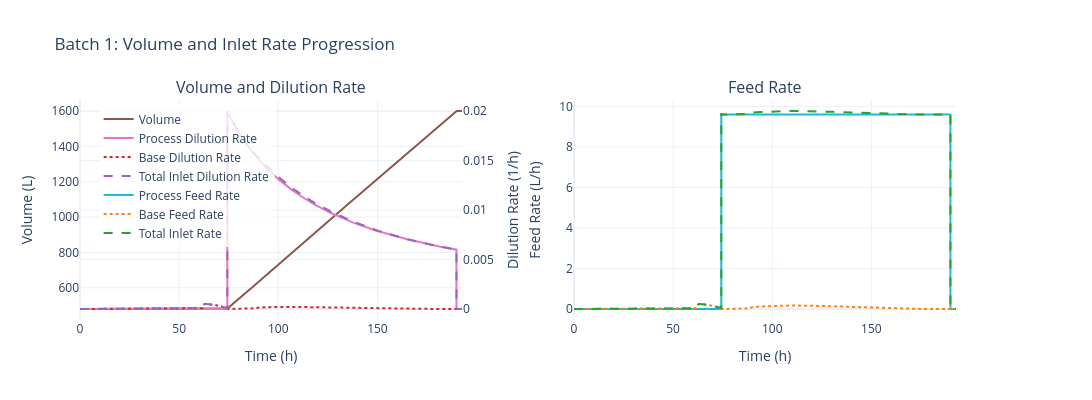

The code cell stored with this chart in its notebook:
### Code cell
baseline_sim.data.plot_volume_feed(batch_number=1)

### Figure 1 — Plotly figure (JSON) as saved in the notebook; plotly's stock layout.template omitted (floating-point values rounded to 4 significant figures; data arrays with more than 128 entries replaced by an {"elided": "..."} marker saying what was removed)
{"data": [{"hovertemplate": "Time: %{x:.1f} h<br>Volume: %{y:.2f} L<extra></extra>", "line": {"color": "#8c564b", "width": 2}, "mode": "lines", "name": "Volume", "type": "scatter", "x": {"elided": "346 float values"}, "xaxis": "x", "y": {"elided": "346 float values"}, "yaxis": "y"}, {"hovertemplate": "Time: %{x:.1f} h<br>D_process: %{y:.4f} 1/h<extra></extra>", "line": {"color": "#e377c2", "width": 2}, "mode": "lines", "name": "Process Dilution Rate", "type": "scatter", "x": {"elided": "346 float values"}, "xaxis": "x", "y": {"elided": "346 float values"}, "yaxis": "y2"}, {"hovertemplate": "Time: %{x:.1f} h<br>D_base: %{y:.4f} 1/h<extra></extra>", "line": {"color": "#d62728", "dash": "dot", "width": 2}, "mode": "lines", "name": "Base Dilution Rate", "type": "scatter", "x": {"elided": "346 float values"}, "xaxis": "x", "y": {"elided": "346 float values"}, "yaxis": "y2"}, {"hovertemplate": "Time: %{x:.1f} h<br>D_total: %{y:.4f} 1/h<extra></extra>", "line": {"color": "#9467bd", "dash": "dash", "width": 2}, "mode": "lines", "name": "Total Inlet Dilution Rate", "type": "scatter", "x": {"elided": "346 float values"}, "xaxis": "x", "y": {"elided": "346 float values"}, "yaxis": "y2"}, {"hovertemplate": "Time: %{x:.1f} h<br>F_process: %{y:.4f} L/h<extra></extra>", "line": {"color": "#17becf", "width": 2}, "mode": "lines", "name": "Process Feed Rate", "type": "scatter", "x": {"elided": "346 float values"}, "xaxis": "x2", "y": {"elided": "346 float values"}, "yaxis": "y3"}, {"hovertemplate": "Time: %{x:.1f} h<br>F_base: %{y:.4f} L/h<extra></extra>", "line": {"color": "#ff7f0e", "dash": "dot", "width": 2}, "mode": "lines", "name": "Base Feed Rate", "type": "scatter", "x": {"elided": "346 float values"}, "xaxis": "x2", "y": {"elided": "346 float values"}, "yaxis": "y3"}, {"hovertemplate": "Time: %{x:.1f} h<br>F_total: %{y:.4f} L/h<extra></extra>", "line": {"color": "#2ca02c", "dash": "dash", "width": 2}, "mode": "lines", "name": "Total Inlet Rate", "type": "scatter", "x": {"elided": "346 float values"}, "xaxis": "x2", "y": {"elided": "346 float values"}, "yaxis": "y3"}], "layout": {"annotations": [{"font": {"size": 16}, "showarrow": false, "text": "Volume and Dilution Rate", "x": 0.205, "xanchor": "center", "xref": "paper", "y": 1, "yanchor": "bottom", "yref": "paper"}, {"font": {"size": 16}, "showarrow": false, "text": "Feed Rate", "x": 0.735, "xanchor": "center", "xref": "paper", "y": 1, "yanchor": "bottom", "yref": "paper"}], "font": {"size": 12}, "height": 400, "legend": {"bgcolor": "rgba(255,255,255,0.8)", "x": 0.02, "y": 0.98}, "showlegend": true, "title": {"text": "Batch 1: Volume and Inlet Rate Progression"}, "width": 1400, "xaxis": {"anchor": "y", "domain": [0, 0.41], "title": {"text": "Time (h)"}}, "xaxis2": {"anchor": "y3", "domain": [0.53, 0.94], "title": {"text": "Time (h)"}}, "yaxis": {"anchor": "x", "domain": [0, 1], "title": {"text": "Volume (L)"}}, "yaxis2": {"anchor": "x", "overlaying": "y", "side": "right", "title": {"text": "Dilution Rate (1/h)"}}, "yaxis3": {"anchor": "x2", "domain": [0, 1], "title": {"text": "Feed Rate (L/h)"}}}}
